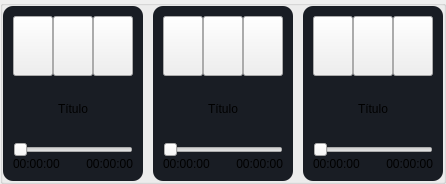
        <widget class="QGroupBox" name="playersArea">
         <property name="sizePolicy">
          <sizepolicy hsizetype="Preferred" vsizetype="Fixed">
           <horstretch>60</horstretch>
           <verstretch>0</verstretch>
          </sizepolicy>
         </property>
         <property name="minimumSize">
          <size>
           <width>0</width>
           <height>184</height>
          </size>
         </property>
         <property name="maximumSize">
          <size>
           <width>16777215</width>
           <height>184</height>
          </size>
         </property>
         <property name="baseSize">
          <size>
           <width>0</width>
           <height>185</height>
          </size>
         </property>
         <property name="styleSheet">
          <string notr="true">QWidget#player1, QWidget#player2, QWidget#player3{
background:#191D24;
border-radius:10px;
border:none;
margin:0;
}

QGroupBox#playersArea QPushButton{
	background: #000;
	border-radius: 30px;
}

QGroupBox#playersArea QPushButton#loadMediaPlayer1, QGroupBox#playersArea QPushButton#loadMediaPlayer2, QGroupBox#playersArea QPushButton#loadMediaPlayer3{
	background-color: rgba(255,255,255,128);
	border-radius:10px;
}

QGroupBox#playersArea QPushButton:hover{
	background: #111;
	border-radius: 30px;
}




QGroupBox#playersArea QSlider::groove:horizontal {
border: 1px solid #191d24;
background: white;
height: 12px;
border-radius: 6px;
}

QGroupBox#playersArea QSlider::sub-page:horizontal {
background: #ffa60a;
border: 1px solid #191d24;
height: 12px;
border-radius: 6px;
}

QGroupBox#playersArea QSlider::add-page:horizontal {
background: #2d3340;
border: 1px solid #191d24;
height: 12px;
border-radius: 6px;
}

QGroupBox#playersArea QSlider::handle:horizontal {
background: #1f232c;
border: 1px solid #1f232c;
width: 13px;
margin-top: -2px;
margin-bottom: -2px;
border-radius: 6px;
}

QGroupBox#playersArea QSlider::handle:horizontal:hover {
background: #1f232c;
border: 1px solid #1f232c;
border-radius: 6px;
}

QGroupBox#playersArea QSlider::sub-page:horizontal:disabled {
background: #bbb;
border-color: #999;
}

QGroupBox#playersArea QSlider::add-page:horizontal:disabled {
background: #eee;
border-color: #999;
}

QGroupBox#playersArea QSlider::handle:horizontal:disabled {
background: #eee;
border: 1px solid #191d24;
border-radius: 6px;
}</string>
         </property>
         <layout class="QHBoxLayout" name="playersAreaLayout" stretch="1,0,1,0,1">
          <property name="spacing">
           <number>0</number>
          </property>
          <property name="leftMargin">
           <number>0</number>
          </property>
          <property name="topMargin">
           <number>0</number>
          </property>
          <property name="rightMargin">
           <number>0</number>
          </property>
          <property name="bottomMargin">
           <number>0</number>
          </property>
          <item>
           <widget class="QWidget" name="player1" native="true">
            <property name="styleSheet">
             <string notr="true"/>
            </property>
            <layout class="QVBoxLayout" name="player1Layout" stretch="0,1,0">
             <property name="spacing">
              <number>11</number>
             </property>
             <property name="leftMargin">
              <number>10</number>
             </property>
             <property name="topMargin">
              <number>10</number>
             </property>
             <property name="rightMargin">
              <number>10</number>
             </property>
             <property name="bottomMargin">
              <number>10</number>
             </property>
             <item>
              <widget class="QWidget" name="player1Controls" native="true">
               <property name="minimumSize">
                <size>
                 <width>0</width>
                 <height>60</height>
                </size>
               </property>
               <property name="maximumSize">
                <size>
                 <width>16777215</width>
                 <height>60</height>
                </size>
               </property>
               <property name="styleSheet">
                <string notr="true"/>
               </property>
               <layout class="QHBoxLayout" name="player1ControlsLayout" stretch="1,0,1">
                <property name="spacing">
                 <number>0</number>
                </property>
                <property name="leftMargin">
                 <number>0</number>
                </property>
                <property name="topMargin">
                 <number>0</number>
                </property>
                <property name="rightMargin">
                 <number>0</number>
                </property>
                <property name="bottomMargin">
                 <number>0</number>
                </property>
                <item>
                 <widget class="QPushButton" name="player1Play">
                  <property name="minimumSize">
                   <size>
                    <width>0</width>
                    <height>60</height>
                   </size>
                  </property>
                  <property name="maximumSize">
                   <size>
                    <width>60</width>
                    <height>60</height>
                   </size>
                  </property>
                  <property name="cursor">
                   <cursorShape>PointingHandCursor</cursorShape>
                  </property>
                  <property name="text">
                   <string/>
                  </property>
                  <property name="icon">
                   <iconset resource="forms/player.qrc">
                    <normaloff>:/images/icons/play.svg</normaloff>:/images/icons/play.svg</iconset>
                  </property>
                  <property name="iconSize">
                   <size>
                    <width>65</width>
                    <height>65</height>
                   </size>
                  </property>
                  <property name="shortcut">
                   <string>F1</string>
                  </property>
                  <property name="autoDefault">
                   <bool>false</bool>
                  </property>
                 </widget>
                </item>
                <item>
                 <widget class="QPushButton" name="player1Pause">
                  <property name="minimumSize">
                   <size>
                    <width>0</width>
                    <height>60</height>
                   </size>
                  </property>
                  <property name="maximumSize">
                   <size>
                    <width>60</width>
                    <height>60</height>
                   </size>
                  </property>
                  <property name="cursor">
                   <cursorShape>PointingHandCursor</cursorShape>
                  </property>
                  <property name="text">
                   <string/>
                  </property>
                  <property name="icon">
                   <iconset resource="forms/player.qrc">
                    <normaloff>:/images/icons/pause.svg</normaloff>:/images/icons/pause.svg</iconset>
                  </property>
                  <property name="iconSize">
                   <size>
                    <width>65</width>
                    <height>65</height>
                   </size>
                  </property>
                  <property name="shortcut">
                   <string>F2</string>
                  </property>
                 </widget>
                </item>
                <item>
                 <widget class="QPushButton" name="player1Stop">
                  <property name="minimumSize">
                   <size>
                    <width>0</width>
                    <height>60</height>
                   </size>
                  </property>
                  <property name="maximumSize">
                   <size>
                    <width>60</width>
                    <height>60</height>
                   </size>
                  </property>
                  <property name="cursor">
                   <cursorShape>PointingHandCursor</cursorShape>
                  </property>
                  <property name="text">
                   <string/>
                  </property>
                  <property name="icon">
                   <iconset resource="forms/player.qrc">
                    <normaloff>:/images/icons/stop.svg</normaloff>:/images/icons/stop.svg</iconset>
                  </property>
                  <property name="iconSize">
                   <size>
                    <width>65</width>
                    <height>65</height>
                   </size>
                  </property>
                  <property name="shortcut">
                   <string>F3</string>
                  </property>
                 </widget>
                </item>
               </layout>
              </widget>
             </item>
             <item>
              <widget class="QLabel" name="player1Title">
               <property name="text">
                <string>Título</string>
               </property>
               <property name="alignment">
                <set>Qt::AlignCenter</set>
               </property>
               <property name="wordWrap">
                <bool>true</bool>
               </property>
              </widget>
             </item>
             <item>
              <widget class="QWidget" name="player1TimeArea" native="true">
               <layout class="QVBoxLayout" name="player1TimeAreaLayout">
                <property name="spacing">
                 <number>0</number>
                </property>
                <property name="leftMargin">
                 <number>0</number>
                </property>
                <property name="topMargin">
                 <number>0</number>
                </property>
                <property name="rightMargin">
                 <number>0</number>
                </property>
                <property name="bottomMargin">
                 <number>0</number>
                </property>
                <item>
                 <widget class="QSlider" name="player1Slider">
                  <property name="styleSheet">
                   <string notr="true"/>
                  </property>
                  <property name="orientation">
                   <enum>Qt::Horizontal</enum>
                  </property>
                 </widget>
                </item>
                <item>
                 <widget class="QWidget" name="player1Times" native="true">
                  <layout class="QHBoxLayout" name="player1TimesLayout">
                   <property name="spacing">
                    <number>5</number>
                   </property>
                   <property name="leftMargin">
                    <number>0</number>
                   </property>
                   <property name="topMargin">
                    <number>0</number>
                   </property>
                   <property name="rightMargin">
                    <number>0</number>
                   </property>
                   <property name="bottomMargin">
                    <number>0</number>
                   </property>
                   <item>
                    <widget class="QLabel" name="player1Time">
                     <property name="text">
                      <string>00:00:00</string>
                     </property>
                     <property name="textFormat">
                      <enum>Qt::AutoText</enum>
                     </property>
                    </widget>
                   </item>
                   <item>
                    <widget class="QLabel" name="player1Duration">
                     <property name="text">
                      <string>00:00:00</string>
                     </property>
                     <property name="alignment">
                      <set>Qt::AlignRight|Qt::AlignTrailing|Qt::AlignVCenter</set>
                     </property>
                    </widget>
                   </item>
                  </layout>
                 </widget>
                </item>
               </layout>
              </widget>
             </item>
            </layout>
            <widget class="QPushButton" name="loadMediaPlayer1">
             <property name="enabled">
              <bool>true</bool>
             </property>
             <property name="geometry">
              <rect>
               <x>0</x>
               <y>0</y>
               <width>221</width>
               <height>184</height>
              </rect>
             </property>
             <property name="sizePolicy">
              <sizepolicy hsizetype="Expanding" vsizetype="Expanding">
               <horstretch>0</horstretch>
               <verstretch>0</verstretch>
              </sizepolicy>
             </property>
             <property name="styleSheet">
              <string notr="true">border-radius:10px;</string>
             </property>
             <property name="text">
              <string/>
             </property>
            </widget>
           </widget>
          </item>
          <item>
           <spacer name="horizontalSpacer_4">
            <property name="orientation">
             <enum>Qt::Horizontal</enum>
            </property>
            <property name="sizeType">
             <enum>QSizePolicy::Fixed</enum>
            </property>
            <property name="sizeHint" stdset="0">
             <size>
              <width>10</width>
              <height>20</height>
             </size>
            </property>
           </spacer>
          </item>
          <item>
           <widget class="QWidget" name="player2" native="true">
            <property name="styleSheet">
             <string notr="true"/>
            </property>
            <layout class="QVBoxLayout" name="player2Layout" stretch="0,1,0">
             <property name="spacing">
              <number>11</number>
             </property>
             <property name="leftMargin">
              <number>10</number>
             </property>
             <property name="topMargin">
              <number>10</number>
             </property>
             <property name="rightMargin">
              <number>10</number>
             </property>
             <property name="bottomMargin">
              <number>10</number>
             </property>
             <item>
              <widget class="QWidget" name="player2Controls" native="true">
               <property name="minimumSize">
                <size>
                 <width>0</width>
                 <height>60</height>
                </size>
               </property>
               <property name="maximumSize">
                <size>
                 <width>16777215</width>
                 <height>60</height>
                </size>
               </property>
               <property name="styleSheet">
                <string notr="true"/>
               </property>
               <layout class="QHBoxLayout" name="player2ControlsLayout" stretch="1,1,1">
                <property name="spacing">
                 <number>0</number>
                </property>
                <property name="leftMargin">
                 <number>0</number>
                </property>
                <property name="topMargin">
                 <number>0</number>
                </property>
                <property name="rightMargin">
                 <number>0</number>
                </property>
                <property name="bottomMargin">
                 <number>0</number>
                </property>
                <item>
                 <widget class="QPushButton" name="player2Play">
                  <property name="minimumSize">
                   <size>
                    <width>0</width>
                    <height>60</height>
                   </size>
                  </property>
                  <property name="maximumSize">
                   <size>
                    <width>60</width>
                    <height>60</height>
                   </size>
                  </property>
                  <property name="cursor">
                   <cursorShape>PointingHandCursor</cursorShape>
                  </property>
                  <property name="text">
                   <string/>
                  </property>
                  <property name="icon">
                   <iconset resource="forms/player.qrc">
                    <normaloff>:/images/icons/play.svg</normaloff>:/images/icons/play.svg</iconset>
                  </property>
                  <property name="iconSize">
                   <size>
                    <width>65</width>
                    <height>65</height>
                   </size>
                  </property>
                  <property name="shortcut">
                   <string>F5</string>
                  </property>
                 </widget>
                </item>
                <item>
                 <widget class="QPushButton" name="player2Pause">
                  <property name="minimumSize">
                   <size>
                    <width>0</width>
                    <height>60</height>
                   </size>
                  </property>
                  <property name="maximumSize">
                   <size>
                    <width>60</width>
                    <height>60</height>
                   </size>
                  </property>
                  <property name="cursor">
                   <cursorShape>PointingHandCursor</cursorShape>
                  </property>
                  <property name="text">
                   <string/>
                  </property>
                  <property name="icon">
                   <iconset resource="forms/player.qrc">
                    <normaloff>:/images/icons/pause.svg</normaloff>:/images/icons/pause.svg</iconset>
                  </property>
                  <property name="iconSize">
                   <size>
                    <width>65</width>
                    <height>65</height>
                   </size>
                  </property>
                  <property name="shortcut">
                   <string>F6</string>
                  </property>
                 </widget>
                </item>
                <item>
                 <widget class="QPushButton" name="player2Stop">
                  <property name="minimumSize">
                   <size>
                    <width>0</width>
                    <height>60</height>
                   </size>
                  </property>
                  <property name="maximumSize">
                   <size>
                    <width>60</width>
                    <height>60</height>
                   </size>
                  </property>
                  <property name="cursor">
                   <cursorShape>PointingHandCursor</cursorShape>
                  </property>
                  <property name="text">
                   <string/>
                  </property>
                  <property name="icon">
                   <iconset resource="forms/player.qrc">
                    <normaloff>:/images/icons/stop.svg</normaloff>:/images/icons/stop.svg</iconset>
                  </property>
                  <property name="iconSize">
                   <size>
                    <width>65</width>
                    <height>65</height>
                   </size>
                  </property>
                  <property name="shortcut">
                   <string>F7</string>
                  </property>
                 </widget>
                </item>
               </layout>
              </widget>
             </item>
             <item>
              <widget class="QLabel" name="player2Title">
               <property name="text">
                <string>Título</string>
               </property>
               <property name="alignment">
                <set>Qt::AlignCenter</set>
               </property>
               <property name="wordWrap">
                <bool>true</bool>
               </property>
              </widget>
             </item>
             <item>
              <widget class="QWidget" name="player2TimeArea" native="true">
               <layout class="QVBoxLayout" name="player2TimeAreaLayout">
                <property name="spacing">
                 <number>0</number>
                </property>
                <property name="leftMargin">
                 <number>0</number>
                </property>
                <property name="topMargin">
                 <number>0</number>
                </property>
                <property name="rightMargin">
                 <number>0</number>
                </property>
                <property name="bottomMargin">
                 <number>0</number>
                </property>
                <item>
                 <widget class="QSlider" name="player2Slider">
                  <property name="orientation">
                   <enum>Qt::Horizontal</enum>
                  </property>
                 </widget>
                </item>
                <item>
                 <widget class="QWidget" name="player2Times" native="true">
                  <layout class="QHBoxLayout" name="player2TimesLayout">
                   <property name="spacing">
                    <number>5</number>
                   </property>
                   <property name="leftMargin">
                    <number>0</number>
                   </property>
                   <property name="topMargin">
                    <number>0</number>
                   </property>
                   <property name="rightMargin">
                    <number>0</number>
                   </property>
                   <property name="bottomMargin">
                    <number>0</number>
                   </property>
                   <item>
                    <widget class="QLabel" name="player2Time">
                     <property name="text">
                      <string>00:00:00</string>
                     </property>
                     <property name="textFormat">
                      <enum>Qt::AutoText</enum>
                     </property>
                    </widget>
                   </item>
                   <item>
                    <widget class="QLabel" name="player2Duration">
                     <property name="text">
                      <string>00:00:00</string>
                     </property>
                     <property name="alignment">
                      <set>Qt::AlignRight|Qt::AlignTrailing|Qt::AlignVCenter</set>
                     </property>
                    </widget>
                   </item>
                  </layout>
                 </widget>
                </item>
               </layout>
              </widget>
             </item>
            </layout>
            <widget class="QPushButton" name="loadMediaPlayer2">
             <property name="geometry">
              <rect>
               <x>0</x>
               <y>0</y>
               <width>221</width>
               <height>184</height>
              </rect>
             </property>
             <property name="sizePolicy">
              <sizepolicy hsizetype="Expanding" vsizetype="Expanding">
               <horstretch>0</horstretch>
               <verstretch>0</verstretch>
              </sizepolicy>
             </property>
             <property name="styleSheet">
              <string notr="true">border-radius:10px;</string>
             </property>
             <property name="text">
              <string/>
             </property>
            </widget>
           </widget>
          </item>
          <item>
           <spacer name="horizontalSpacer_5">
            <property name="orientation">
             <enum>Qt::Horizontal</enum>
            </property>
            <property name="sizeType">
             <enum>QSizePolicy::Fixed</enum>
            </property>
            <property name="sizeHint" stdset="0">
             <size>
              <width>10</width>
              <height>20</height>
             </size>
            </property>
           </spacer>
          </item>
          <item>
           <widget class="QWidget" name="player3" native="true">
            <property name="styleSheet">
             <string notr="true"/>
            </property>
            <layout class="QVBoxLayout" name="player3Layout" stretch="0,1,0">
             <property name="spacing">
              <number>11</number>
             </property>
             <property name="leftMargin">
              <number>10</number>
             </property>
             <property name="topMargin">
              <number>10</number>
             </property>
             <property name="rightMargin">
              <number>10</number>
             </property>
             <property name="bottomMargin">
              <number>10</number>
             </property>
             <item>
              <widget class="QWidget" name="player3Controls" native="true">
               <property name="minimumSize">
                <size>
                 <width>0</width>
                 <height>60</height>
                </size>
               </property>
               <property name="maximumSize">
                <size>
                 <width>16777215</width>
                 <height>60</height>
                </size>
               </property>
               <property name="styleSheet">
                <string notr="true"/>
               </property>
               <layout class="QHBoxLayout" name="player3ControlsLayout" stretch="1,1,1">
                <property name="spacing">
                 <number>0</number>
                </property>
                <property name="leftMargin">
                 <number>0</number>
                </property>
                <property name="topMargin">
                 <number>0</number>
                </property>
                <property name="rightMargin">
                 <number>0</number>
                </property>
                <property name="bottomMargin">
                 <number>0</number>
                </property>
                <item>
                 <widget class="QPushButton" name="player3Play">
                  <property name="minimumSize">
                   <size>
                    <width>0</width>
                    <height>60</height>
                   </size>
                  </property>
                  <property name="maximumSize">
                   <size>
                    <width>60</width>
                    <height>60</height>
                   </size>
                  </property>
                  <property name="cursor">
                   <cursorShape>PointingHandCursor</cursorShape>
                  </property>
                  <property name="text">
                   <string/>
                  </property>
                  <property name="icon">
                   <iconset resource="forms/player.qrc">
                    <normaloff>:/images/icons/play.svg</normaloff>:/images/icons/play.svg</iconset>
                  </property>
                  <property name="iconSize">
                   <size>
                    <width>65</width>
                    <height>65</height>
                   </size>
                  </property>
                  <property name="shortcut">
                   <string>F9</string>
                  </property>
                 </widget>
                </item>
                <item>
                 <widget class="QPushButton" name="player3Pause">
                  <property name="minimumSize">
                   <size>
                    <width>0</width>
                    <height>60</height>
                   </size>
                  </property>
                  <property name="maximumSize">
                   <size>
                    <width>60</width>
                    <height>60</height>
                   </size>
                  </property>
                  <property name="cursor">
                   <cursorShape>PointingHandCursor</cursorShape>
                  </property>
                  <property name="text">
                   <string/>
                  </property>
                  <property name="icon">
                   <iconset resource="forms/player.qrc">
                    <normaloff>:/images/icons/pause.svg</normaloff>:/images/icons/pause.svg</iconset>
                  </property>
                  <property name="iconSize">
                   <size>
                    <width>65</width>
                    <height>65</height>
                   </size>
                  </property>
                  <property name="shortcut">
                   <string>F10</string>
                  </property>
                 </widget>
                </item>
                <item>
                 <widget class="QPushButton" name="player3Stop">
                  <property name="minimumSize">
                   <size>
                    <width>0</width>
                    <height>60</height>
                   </size>
                  </property>
                  <property name="maximumSize">
                   <size>
                    <width>60</width>
                    <height>60</height>
                   </size>
                  </property>
                  <property name="cursor">
                   <cursorShape>PointingHandCursor</cursorShape>
                  </property>
                  <property name="text">
                   <string/>
                  </property>
                  <property name="icon">
                   <iconset resource="forms/player.qrc">
                    <normaloff>:/images/icons/stop.svg</normaloff>:/images/icons/stop.svg</iconset>
                  </property>
                  <property name="iconSize">
                   <size>
                    <width>65</width>
                    <height>65</height>
                   </size>
                  </property>
                  <property name="shortcut">
                   <string>F11</string>
                  </property>
                 </widget>
                </item>
               </layout>
              </widget>
             </item>
             <item>
              <widget class="QLabel" name="player3Title">
               <property name="sizePolicy">
                <sizepolicy hsizetype="Preferred" vsizetype="Preferred">
                 <horstretch>0</horstretch>
                 <verstretch>0</verstretch>
                </sizepolicy>
               </property>
               <property name="text">
                <string>Título</string>
               </property>
               <property name="alignment">
                <set>Qt::AlignCenter</set>
               </property>
               <property name="wordWrap">
                <bool>true</bool>
               </property>
              </widget>
             </item>
             <item>
              <widget class="QWidget" name="player3TimeArea" native="true">
               <layout class="QVBoxLayout" name="player3TimeAreaLayout">
                <property name="spacing">
                 <number>0</number>
                </property>
                <property name="leftMargin">
                 <number>0</number>
                </property>
                <property name="topMargin">
                 <number>0</number>
                </property>
                <property name="rightMargin">
                 <number>0</number>
                </property>
                <property name="bottomMargin">
                 <number>0</number>
                </property>
                <item>
                 <widget class="QSlider" name="player3Slider">
                  <property name="orientation">
                   <enum>Qt::Horizontal</enum>
                  </property>
                 </widget>
                </item>
                <item>
                 <widget class="QWidget" name="player3Times" native="true">
                  <layout class="QHBoxLayout" name="player3TimesLayout">
                   <property name="spacing">
                    <number>5</number>
                   </property>
                   <property name="leftMargin">
                    <number>0</number>
                   </property>
                   <property name="topMargin">
                    <number>0</number>
                   </property>
                   <property name="rightMargin">
                    <number>0</number>
                   </property>
                   <property name="bottomMargin">
                    <number>0</number>
                   </property>
                   <item>
                    <widget class="QLabel" name="player3Time">
                     <property name="text">
                      <string>00:00:00</string>
                     </property>
                     <property name="textFormat">
                      <enum>Qt::AutoText</enum>
                     </property>
                    </widget>
                   </item>
                   <item>
                    <widget class="QLabel" name="player3Duration">
                     <property name="text">
                      <string>00:00:00</string>
                     </property>
                     <property name="alignment">
                      <set>Qt::AlignRight|Qt::AlignTrailing|Qt::AlignVCenter</set>
                     </property>
                    </widget>
                   </item>
                  </layout>
                 </widget>
                </item>
               </layout>
              </widget>
             </item>
            </layout>
            <widget class="QPushButton" name="loadMediaPlayer3">
             <property name="geometry">
              <rect>
               <x>0</x>
               <y>0</y>
               <width>221</width>
               <height>184</height>
              </rect>
             </property>
             <property name="sizePolicy">
              <sizepolicy hsizetype="Expanding" vsizetype="Expanding">
               <horstretch>0</horstretch>
               <verstretch>0</verstretch>
              </sizepolicy>
             </property>
             <property name="styleSheet">
              <string notr="true">border-radius:10px;</string>
             </property>
             <property name="text">
              <string/>
             </property>
            </widget>
           </widget>
          </item>
         </layout>
        </widget>
